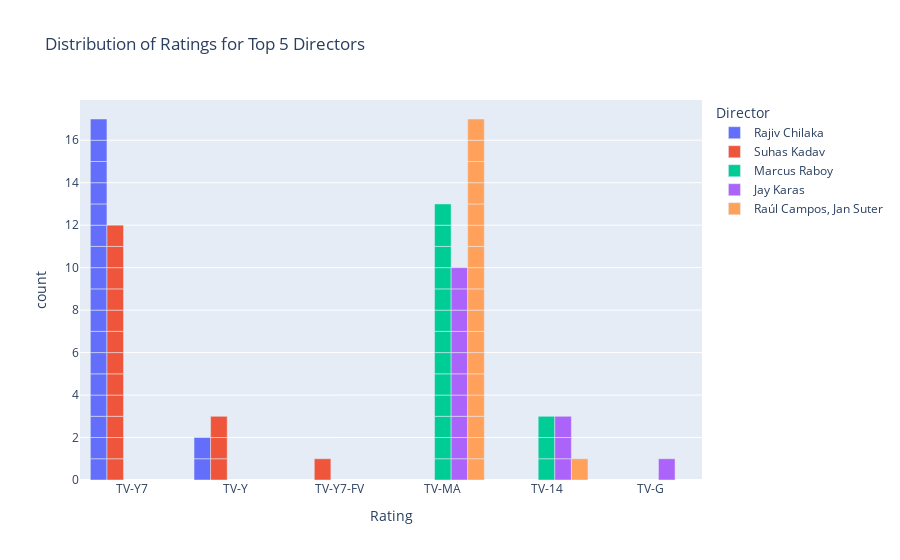

Notebook code for this chart:
### Markdown cell above
## Rating Wise Distribution of Directors

### Code cell
import pandas as pd
import plotly.express as px

# Loading the dataset
df = pd.read_csv('/Users/hp/anaconda_projects/netflix_titles.csv')

# Count number of titles per rating for each director
director_count = df.groupby('director').size().reset_index(name='title_count')

# Select top 5 Directors by number of titles
top_directors = director_count.sort_values(by='title_count', ascending=False).head(5)['director']

# Filter data for these top 5 Directors
filtered_df = df[df['director'].isin(top_directors)]

# Plotting the bar chart
fig = px.bar(
    filtered_df,
    x='rating',
    color='director',
    barmode='group',
    title='Distribution of Ratings for Top 5 Directors',
    labels={'rating': 'Rating', 'director': 'Director'}
)

# Display the plot
fig.show()

### Figure 1 — Plotly figure (JSON) as saved in the notebook; plotly's stock layout.template omitted (floating-point values rounded to 4 significant figures)
{"data": [{"alignmentgroup": "True", "hovertemplate": "Director=Rajiv Chilaka<br>Rating=%{x}<br>count=%{y}<extra></extra>", "legendgroup": "Rajiv Chilaka", "marker": {"color": "#636efa", "pattern": {"shape": ""}}, "name": "Rajiv Chilaka", "offsetgroup": "Rajiv Chilaka", "orientation": "v", "showlegend": true, "textposition": "auto", "type": "bar", "x": ["TV-Y7", "TV-Y7", "TV-Y7", "TV-Y7", "TV-Y7", "TV-Y7", "TV-Y7", "TV-Y7", "TV-Y7", "TV-Y7", "TV-Y7", "TV-Y7", "TV-Y7", "TV-Y7", "TV-Y7", "TV-Y7", "TV-Y7", "TV-Y", "TV-Y"], "xaxis": "x", "y": [1, 1, 1, 1, 1, 1, 1, 1, 1, 1, 1, 1, 1, 1, 1, 1, 1, 1, 1], "yaxis": "y"}, {"alignmentgroup": "True", "hovertemplate": "Director=Suhas Kadav<br>Rating=%{x}<br>count=%{y}<extra></extra>", "legendgroup": "Suhas Kadav", "marker": {"color": "#EF553B", "pattern": {"shape": ""}}, "name": "Suhas Kadav", "offsetgroup": "Suhas Kadav", "orientation": "v", "showlegend": true, "textposition": "auto", "type": "bar", "x": ["TV-Y7", "TV-Y7", "TV-Y7", "TV-Y7", "TV-Y7", "TV-Y7", "TV-Y", "TV-Y", "TV-Y7", "TV-Y7", "TV-Y7", "TV-Y7", "TV-Y7", "TV-Y7", "TV-Y", "TV-Y7-FV"], "xaxis": "x", "y": [1, 1, 1, 1, 1, 1, 1, 1, 1, 1, 1, 1, 1, 1, 1, 1], "yaxis": "y"}, {"alignmentgroup": "True", "hovertemplate": "Director=Marcus Raboy<br>Rating=%{x}<br>count=%{y}<extra></extra>", "legendgroup": "Marcus Raboy", "marker": {"color": "#00cc96", "pattern": {"shape": ""}}, "name": "Marcus Raboy", "offsetgroup": "Marcus Raboy", "orientation": "v", "showlegend": true, "textposition": "auto", "type": "bar", "x": ["TV-MA", "TV-MA", "TV-MA", "TV-14", "TV-MA", "TV-MA", "TV-MA", "TV-14", "TV-MA", "TV-MA", "TV-MA", "TV-14", "TV-MA", "TV-MA", "TV-MA", "TV-MA"], "xaxis": "x", "y": [1, 1, 1, 1, 1, 1, 1, 1, 1, 1, 1, 1, 1, 1, 1, 1], "yaxis": "y"}, {"alignmentgroup": "True", "hovertemplate": "Director=Jay Karas<br>Rating=%{x}<br>count=%{y}<extra></extra>", "legendgroup": "Jay Karas", "marker": {"color": "#ab63fa", "pattern": {"shape": ""}}, "name": "Jay Karas", "offsetgroup": "Jay Karas", "orientation": "v", "showlegend": true, "textposition": "auto", "type": "bar", "x": ["TV-G", "TV-MA", "TV-MA", "TV-MA", "TV-MA", "TV-MA", "TV-MA", "TV-14", "TV-14", "TV-MA", "TV-MA", "TV-14", "TV-MA", "TV-MA"], "xaxis": "x", "y": [1, 1, 1, 1, 1, 1, 1, 1, 1, 1, 1, 1, 1, 1], "yaxis": "y"}, {"alignmentgroup": "True", "hovertemplate": "Director=Raúl Campos, Jan Suter<br>Rating=%{x}<br>count=%{y}<extra></extra>", "legendgroup": "Raúl Campos, Jan Suter", "marker": {"color": "#FFA15A", "pattern": {"shape": ""}}, "name": "Raúl Campos, Jan Suter", "offsetgroup": "Raúl Campos, Jan Suter", "orientation": "v", "showlegend": true, "textposition": "auto", "type": "bar", "x": ["TV-MA", "TV-14", "TV-MA", "TV-MA", "TV-MA", "TV-MA", "TV-MA", "TV-MA", "TV-MA", "TV-MA", "TV-MA", "TV-MA", "TV-MA", "TV-MA", "TV-MA", "TV-MA", "TV-MA", "TV-MA"], "xaxis": "x", "y": [1, 1, 1, 1, 1, 1, 1, 1, 1, 1, 1, 1, 1, 1, 1, 1, 1, 1], "yaxis": "y"}], "layout": {"autosize": true, "barmode": "group", "legend": {"title": {"text": "Director"}, "tracegroupgap": 0}, "title": {"text": "Distribution of Ratings for Top 5 Directors"}, "xaxis": {"anchor": "y", "autorange": true, "domain": [0, 1], "range": [-0.5, 5.5], "title": {"text": "Rating"}, "type": "category"}, "yaxis": {"anchor": "x", "autorange": true, "domain": [0, 1], "range": [0, 17.89], "title": {"text": "count"}, "type": "linear"}}}
